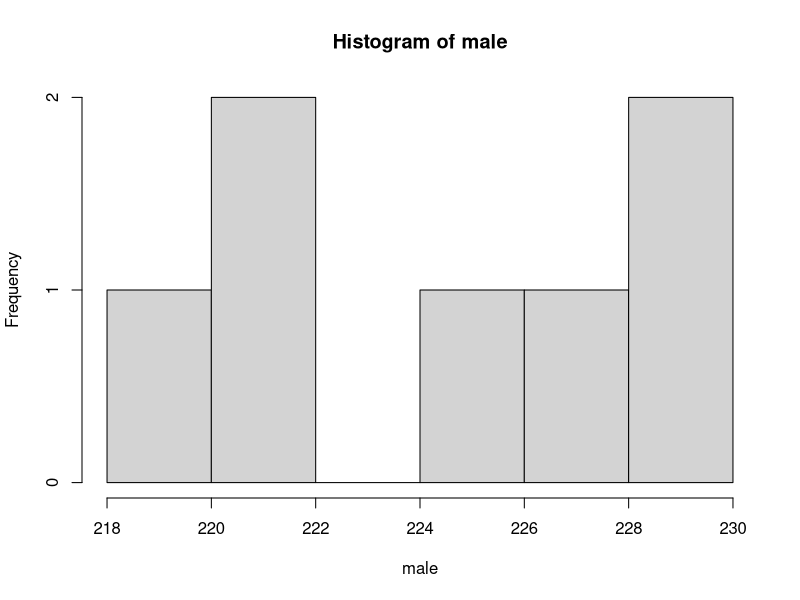
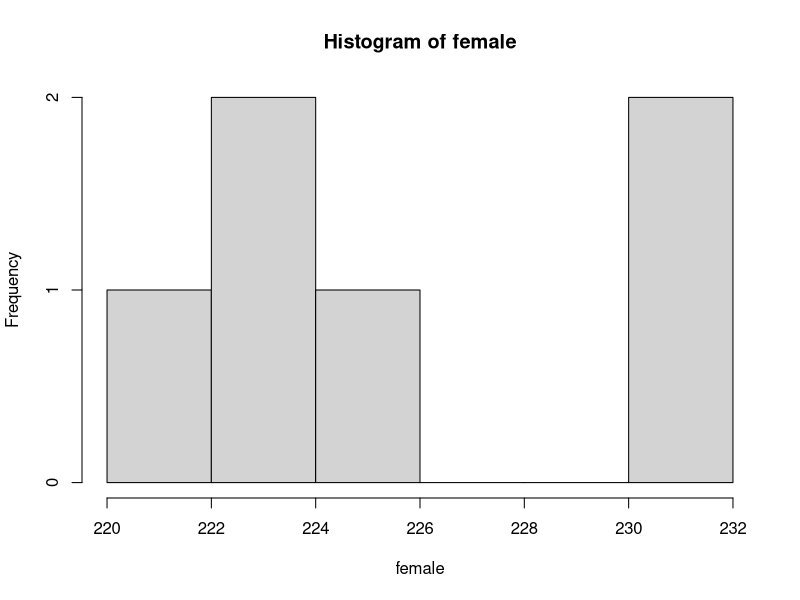

These charts were generated, in order, by the following R code:
#1.(a)sample mean score
score <- c(90,95,89,71,73,96,87,95,107,89,96,80,97,95,102,97,93,101,82,83,74,91,83,98,95)
mean(score)
#This estimates population mean of all games by the Portland Trailblazers.

#1.(b)
#Not sure yet. We have to run a hypothesis testing to measure whether this sample mean estimates the population parameter well.

#1.(c)standard error for sample estimate
se <- sd(score)/sqrt(length(score))
se

#1.(d)the meaning of standard error
#It refers to the standard deviation of sample mean given in the question 1.(a)

#1.(e)95% confidence interval for the population mean
library(MASS)
e=qt(.95,df=length(score)-1)*se
e
xbar=mean(score)
xbar + c(-e, e)

#1.(f)interpretation for the interval calculated in part (e)
#95% of the samples from the population will exist between (87.17929, 93.54071).

#2.
male <- c(220.1, 218.6,	229.6, 228.8, 222.0, 224.1, 226.5)
female <-c(223.4, 221.5, 230.2, 224.3, 223.8, 230.8)
hist(male)
hist(female)

mean.m <- mean(male)
mean.f <- mean(female)

se.m <- sd(male)/sqrt(length(male))
se.f <- sd(female)/sqrt(length(female))

e.m <-qt(.95, df=length(male)-1)*se.m
e.f <-qt(.95, df=length(female)-1)*se.f

mbar <- mean(male)
c.i.male <- mbar + c(-e.m, e.m)
c.i.male
fbar <- mean(female)
c.i.female <- fbar + c(-e.f, e.f)
c.i.female

t.test(male, female, alternative="two.sided")
#We cannot reject the null hypothesis that male and female cholesterol concentration level is same.

#3.(a)False. P-value doesn't tell anything about the size of the effect.
#3.(b)True. Because the null hypothesis was rejected.
#3.(c)False. Because a was 0.05.
#3.(d)False. It isn't known in this example.
#3.(e)True. 

#4.
person.a <- c(248, 236, 269, 254, 249, 251, 260, 245, 239, 255)
person.b <- c(380, 391, 377, 392, 398, 374)
person.a2 <- 1.5*person.a

t.test(person.a2, person.b)

#5. Standard deviation is a descriptive statistic which shows how much data is scattered around the population mean. In comparison, standard error is the standard deviation of the sampling mean, and this becomes smaller when the number of samples gets bigger.
